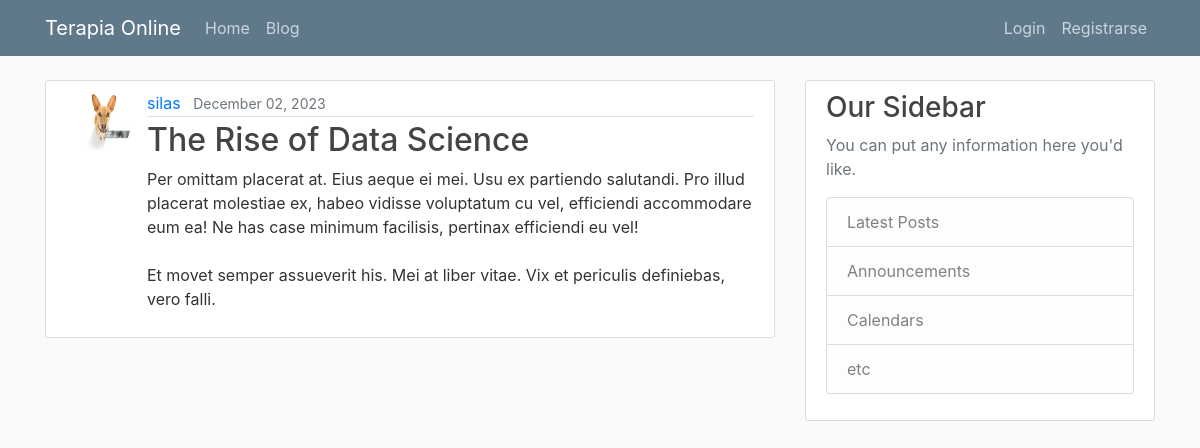
The page /blog/post/82/ on the database as committed earlier.
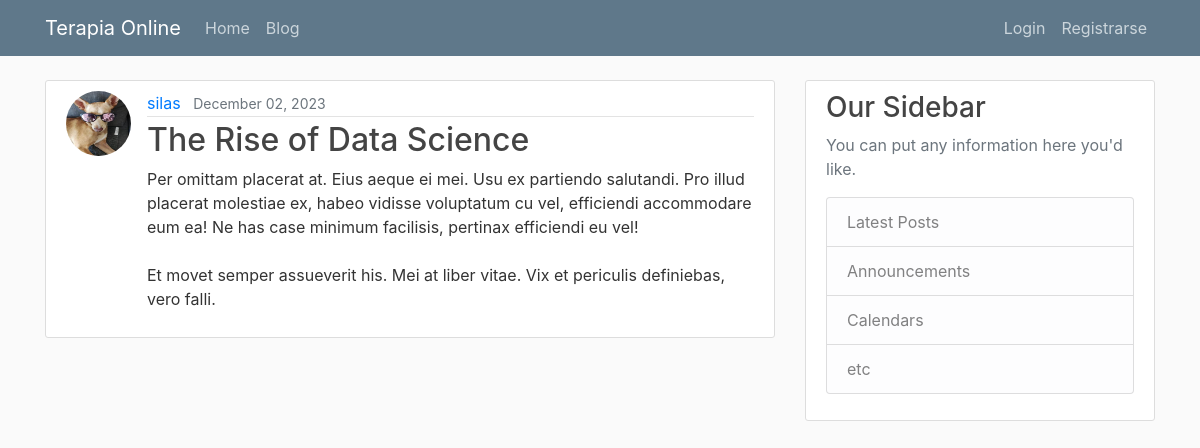
The same page on the database as committed later.
### blog/models.py (models this page shows, shortened)
class Post(models.Model):
    title = models.CharField(max_length=100)
    content = models.TextField()
    date_posted = models.DateTimeField(default=timezone.now)
    author = models.ForeignKey(User, on_delete=models.CASCADE)
    def get_absolute_url(self):
        return reverse('blog:post-detalle', kwargs={"pk": self.pk})
    """
    In Django, the get_absolute_url method is used to get the canonical URL for an object. It tells Django how to calculate the URL for an object. In your Post model, the get_absolute_url method is using the reverse function to return the URL for the detail view of the post.

    The reverse function in Django is used to generate URLs by reversing the URL patterns defined in your urls.py. It takes a URL pattern name as its first argument and any arguments for the URL pattern as keyword arguments. In your case, reverse('post-detail', kwargs={'pk': self.pk}) is generating a URL for the post-detail view, passing the posts primary key (self.pk) as an argument.

    On the other hand, redirect is a function that returns an HttpResponseRedirect to the appropriate URL for the arguments passed. It can take a model, view name, or URL as its argument, and it will use get_absolute_url if a model is passed.

    So, the main difference between redirect and reverse is that redirect actually sends a redirect response to the user, while reverse simply calculates a URL. You would use reverse when you want to calculate a URL to use elsewhere in your code, and redirect when you want to send the user to a different page in response to an action (like creating a new post).
    """

### users/models.py (models this page shows, shortened)
class Profile(models.Model):
    user = models.OneToOneField(User, on_delete=models.CASCADE) #Delete profile when user is deleted.
    image = models.ImageField(default='default.jpg', upload_to='profile_pics')

### blog/views.py (the view)
# urls.py: path('post/<int:pk>/', PostDetailView.as_view(), name='post-detalle'),
class PostDetailView(DetailView):
    model = Post

### blog/templates/blog/post_detail.html (shortened to what this page needs)
{% extends "main/base.html" %}
{% block contenido %}
    <article class="media content-section">
        <img class="rounded-circle article-img" src="{{ object.author.profile.image.url }}" alt="">
        <div class="media-body">
            {% include "blog/article_metadata.html" %}
            <h2 class="article-title">{{ object.title }}</h2>
            <p class="article-content">{{ object.content }}</p>
        </div>
    </article>
{% endblock contenido %}

### blog/templates/blog/article_metadata.html (shortened to what this page needs)
    <div class="article-metadata">
        <a class="mr-2" href="{% url 'blog:user-posts' object.author.username %}">{{ object.author }}</a>
        <small class="text-muted">{{ object.date_posted|date:"F d, Y" }}</small>
    </div>

Rows that differ between the two databases and show on the page:
changed through a linked row, Post "The Rise of Data Science": author.profile.image: a different picture
